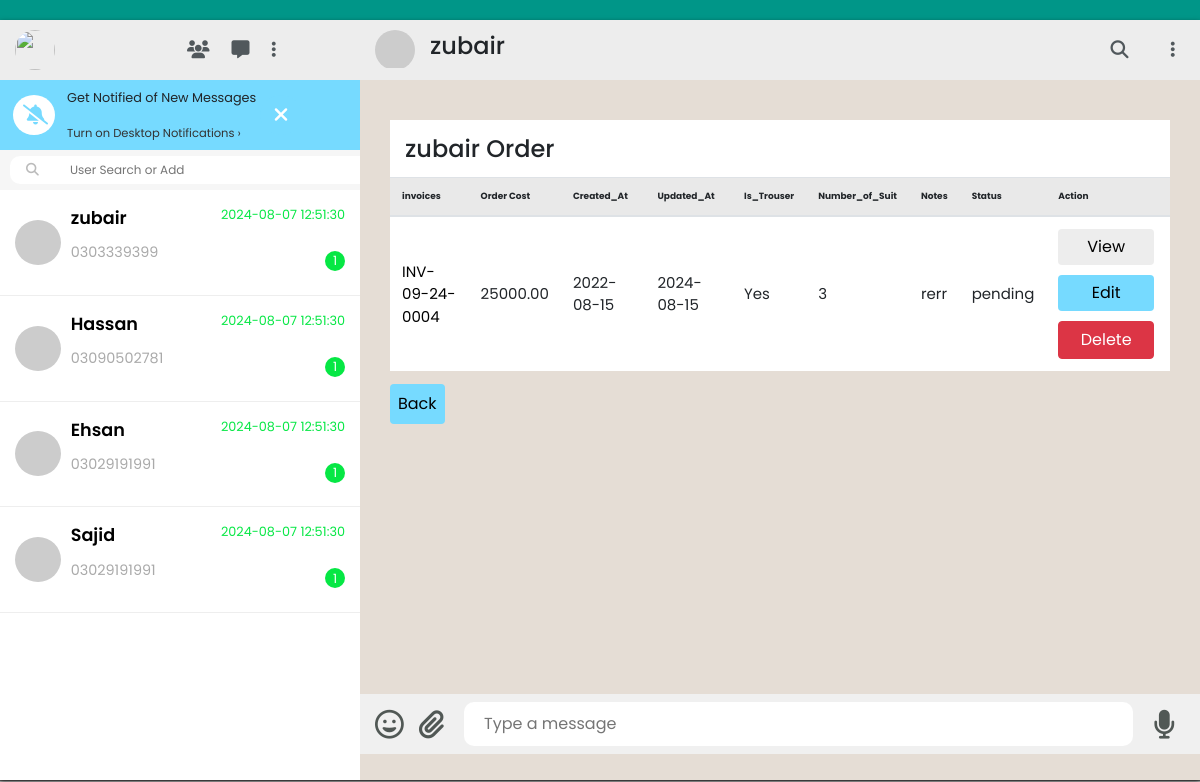
Screenshot of /orders.php?user_order=6 with the database file from the repository.
### tables this page shows
CREATE TABLE IF NOT EXISTS `tbl_users` (
  `id` int NOT NULL AUTO_INCREMENT,
  `name` varchar(191) DEFAULT NULL,
  `phone` varchar(50) DEFAULT NULL,
  `image` varchar(191) DEFAULT NULL,
  `whatsapp` varchar(191) DEFAULT NULL,
  `time` datetime DEFAULT NULL,
  `total_cost` varchar(50) DEFAULT NULL,
  `due_date` date DEFAULT NULL,
  `user_id` int DEFAULT NULL,
  `customer_since` date DEFAULT NULL,
  `total_orders` int DEFAULT NULL,
  `total-order` int DEFAULT NULL,
  PRIMARY KEY (`id`),
  KEY `user_id` (`user_id`)
);

CREATE TABLE IF NOT EXISTS `tbl_orders` (
  `id` int NOT NULL AUTO_INCREMENT,
  `cost` decimal(11,2) DEFAULT NULL,
  `created_at` date DEFAULT NULL,
  `deleted_at` date DEFAULT NULL,
  `updated_at` date DEFAULT NULL,
  `user_id` int NOT NULL,
  `number_of_suit` int DEFAULT NULL,
  `is_trouser` enum('Yes','No') DEFAULT NULL,
  `order_notes` text,
  `order_status` varchar(50) DEFAULT NULL,
  `order` int DEFAULT NULL,
  `total_in_hand` varchar(50) DEFAULT NULL,
  `total_debit` varchar(50) DEFAULT NULL,
  `total_orders_processed` varchar(50) DEFAULT NULL,
  `delivered` varchar(50) DEFAULT NULL,
  `total_orders` varchar(50) DEFAULT NULL,
  `new_orders` varchar(50) DEFAULT NULL,
  `invoice_number` varchar(50) DEFAULT NULL,
  PRIMARY KEY (`id`,`user_id`) USING BTREE,
  KEY `user_id` (`user_id`)
);

### orders.php (the view, shortened to what this page needs)
<?php include 'header.php' ?>
<div class="main-container">
    <div class="left-container">
       <?php include './header/header-icon.php' ?>
     <?php include './left-header/notif-box.php' ?>
      <?php  include './left-header/search-container.php' ?>
       <?php include './left-header/chat-list.php' ?>
    <div class="right-container">
        <?php
            if(!isset($_GET['user_order']))
            {
                include './right-side/hello.php';
            }
            else
            {?>
              <?php
$id = $_GET['user_order'];
$select="SELECT * FROM tbl_users WHERE user_id='$id' ";
$query=mysqli_query($conn,$select);
?>
<div class="header">
    <?php while($data=mysqli_fetch_assoc($query)){
        ?>
            <div class="img-text">
                <div class="user-img">
                    <img class="dp"
                         src="<?= $data['image'] ?>"
                         alt="">
                </div>
                <h4><?php echo $data['name'];  ?></span></h4>
            </div>
            <div class="nav-icons">
                <li><i class="fa-solid fa-magnifying-glass"></i></li>
                <li><i class="fa-solid fa-ellipsis-vertical"></i></li>
            </div>
</div>
            <?php
            $id=$_GET['user_order'];
          $order="SELECT * FROM tbl_orders WHERE user_id='$id'";
          $orde_r=mysqli_query($conn,$order);
          $num=mysqli_num_rows($orde_r);
            ?>
<div style="padding: 30px;">
<h4 style="padding: 15px;background:white;position:relative;top:10px;"><?=  $data['name'];  ?> Order</h4>        <?php
    } ?>
<div class="table-responsive" style="margin-bottom: 14.8rem; font-size: 9px; z-index: 99999999999; position: relative;">
  <table class="table table-striped">
    <thead style="background: #e9e9e9;">
      <tr>
         <th scope="col">invoices</th>
        <th scope="col">Order Cost</th>
        <th scope="col">Created_At</th>
        <th scope="col">Updated_At</th>
        <th scope="col">Is_Trouser</th>
        <th scope="col">Number_of_Suit</th>
        <th scope="col">Notes</th>
        <th scope="col">Status</th>
        <th scope="col">Action</th>
      </tr>
    </thead>
    <tbody>
      <?php if ($num > 0) {
        while ($row = mysqli_fetch_assoc($orde_r)) {
      ?>
      <tr style="background: white; font-size: 15px;">
      <td style="vertical-align: middle;" scope="row"><a href="./invoice.php?invoice=<?php echo $id; ?>" style="border:none;color:black;text-decoration:none;"><?= $row['invoice_number'] ?></a></td>
        <td style="vertical-align: middle;" scope="row"><?= $row['cost'] ?></td>
        <td style="vertical-align: middle;"><?= $row['created_at'] ?></td>
        <td style="vertical-align: middle;"><?= $row['updated_at'] ?></td>
        <td style="vertical-align: middle;"><?= $row['is_trouser'] ?></td>
        <td style="vertical-align: middle;"><?= $row['number_of_suit'] ?></td>
        <td style="vertical-align: middle;"><?= $row['order_notes'] ?></td>
        <td style="vertical-align: middle;"><?= $row['order_status'] ?></td>
        <td>
          <a href="./view.php?order_view=<?php echo $id; ?>" class="btn btn-info" style="width: 96%;background:#ededed;border:none;color:black;">View</a>
          <a href="./edit.php?edit_order=<?php echo $id; ?>" class="btn btn-primary" style="width: 96%; margin-bottom: 10px; margin-top:10px;background:#76daff;border:none;color:black;">Edit</a>
          <a href="./delete.php?order_delete=<?php echo $id; ?>" class="btn btn-danger" style="width: 96%;">Delete</a>
        </td>
      </tr>
      <?php
        }
      }
      ?>
    </tbody>
  </table>
</div>
<button class="btn " style="position: relative;bottom: 240px;background-color: #76daff; padding: 7px;"><a style="text-decoration: none; color:black;color:black;" href="./index.php">Back</a></button>
</div>
       <?php include './right-side/input-bottom.php'  ?>
</div>
</div>
<?php include 'footer.php'; } ?>

### left-header/chat-list.php (shortened to what this page needs)
 <?php
  if (isset($_POST['searchc'])) {
    $search = $_POST['searchc'];
    $searchQuery = "SELECT * FROM tbl_users WHERE id='$search' OR name LIKE '%$search%' ";
    $select = mysqli_query($conn, $searchQuery);
} else {
    $select = mysqli_query($conn, "SELECT * FROM tbl_users");
}
?>
<div class="chat-list">
<?php
if(mysqli_num_rows($select)){
    while($data=mysqli_fetch_assoc($select)){
    ?>
    <a style="text-decoration: none;" href="index.php?user-id=<?php echo $data['id'];?>">
            <div class="chat-box">
                <div class="img-box">
                    <img class="img-cover"
                         src="<?= $data['image'] ?>"
                         alt="">
                </div>
                <div class="chat-details">
                    <div class="text-head">
                        <h4><?= $data['name'] ?></h4>
                        <p class="time unread"><?= $data['time'] ?></p>
                    </div>
                    <div class="text-message">
                        <p><?= $data['whatsapp'] ?></p>
                        <b>1</b>
                    </div>
                </div>
            </div>
            <?php
} }else
{
    echo '<p style="text-align:center; color:red; border-radius:10px; padding: 10px;">User not found</p>';
}
?>
        </div>
    </div>

### styles.css (style rules this page uses)
* { margin: 0; padding: 0; box-sizing: border-box; font-family: 'Poppins', sans-serif; }
body { display: flex; justify-content: center; align-items: center; min-height: 100vh; background: #ccc; }
.main-container { position: relative; width: 1200px; max-width: 100%; height: calc(100vh - 40px); background: #fff; display: flex; box-shadow: 0px 1px 1px 0 rgba(0,0,0,0.5), 0px 2px 5px 0 rgba(0,0,0,0.6); }
.main-container .left-container { position:relative; width: 30%; height:100%; flex: 30%; background: #fff; }
.main-container .right-container { position: relative; width: 70%; height: 100%; flex: 70%; background: #e5ddd5; }
.main-container .right-container::before { content: ''; position: absolute; top: 0; left: 0; width: 100%; height: 100%; background: url(https://camo.githubusercontent.com/854a93c27d64274c4f8f5a0b6ec36ee1d053cfcd934eac6c63bed9eaef9764bd/68747470733a2f2f7765622e77686174736170702e636f6d2f696d672f62672d636861742d74696c652d6461726b5f61346265353132653731393562366237333364393131306234303866303735642e706e67); opacity: 0.5; }
.header { position: relative; display: flex; align-items: center; width: 100%; height: 60px; background: #ededed; padding: 0 15px; }
.user-img { position:relative; width: 40px; height: 40px; overflow: hidden; border-radius: 50%; }
.dp { position:absolute; top: 0; left: 0; width: 100%; height: 100%; object-fit: cover; cursor: pointer; }
.nav-icons { display:flex; justify-content: flex-end; padding-left: 110px; }
.nav-icons li { list-style: none; display: flex; cursor: pointer; color: #51585c; margin-left: 22px; font-size: 18px; }
.chat-list { position: relative; height:calc(100% - 170px); overflow-y: auto; }
.chat-list .chat-box { position: relative; width: 100%; display:flex; align-items:center; cursor: pointer; padding: 15px; border-bottom: 1px solid #eee; }
.chat-list .chat-box .img-box { position:relative; width: 55px; height:45px; overflow:hidden; border-radius: 50%; }
.chat-list .chat-box .chat-details { width: 100%; margin-left: 10px; }
.chat-list .chat-box .chat-details .text-head { display:flex; justify-content: space-between; align-items: center; margin-bottom:2px; }
.chat-list .chat-box .chat-details .text-head h4 { font-size: 1.1em; font-weight: 600; color: #000; }
.chat-list .chat-box .chat-details .text-head .time { font-size: 0.8em; color: #aaa; }
.chat-list .chat-box .chat-details .text-message { display: flex; justify-content: space-between; align-items: center; }
.chat-list .chat-box .chat-details .text-message p { color: #aaa; font-size: 0.9em; overlay: hidden; }
img { width: 100%; object-fit: cover; }
.chat-list .chat-box .chat-details .text-message b { background: #06e744; color: #fff; min-width: 20px; height: 20px; border-radius: 50%; font-size: 0.8em; font-weight: 400; display:flex; justify-content:center; align-items:center; }
.chat-list .chat-box .chat-details .text-head .unread { color: #06e744; }
.right-container .header { display: flex; justify-content: space-between; align-items: center; }
.right-container .header .img-text .user-img .dp { position:relative; top: -2px; left: 0px; width: 40px; height:auto; overflow:hidden; object-fit: cover; }
.right-container .header .img-text { position: relative; display: flex; justify-content: center; align-items: center; cursor: pointer; }
.right-container .header .img-text h4 { font-weight: 500; line-height: 1.2em; margin-left: 15px; }
.right-container .header .nav-icons { position: relative; margin-right:0px; }
.right-container .header .nav-icons i { padding: 10px; }

### rows the page displays
tbl_users: name "zubair", time "2024-08-07 12:51:30", whatsapp "0303339399"
tbl_users: name "Hassan", time "2024-08-07 12:51:30", whatsapp "03090502781"
tbl_users: name "Ehsan", time "2024-08-07 12:51:30", whatsapp "03029191991"
tbl_users: name "Sajid", time "2024-08-07 12:51:30", whatsapp "03029191991"
tbl_orders: invoice_number "INV-09-24-0004", cost "25000.00", created_at "2022-08-15", updated_at "2024-08-15", is_trouser "Yes", number_of_suit "3", order_notes "rerr", order_status "pending"
